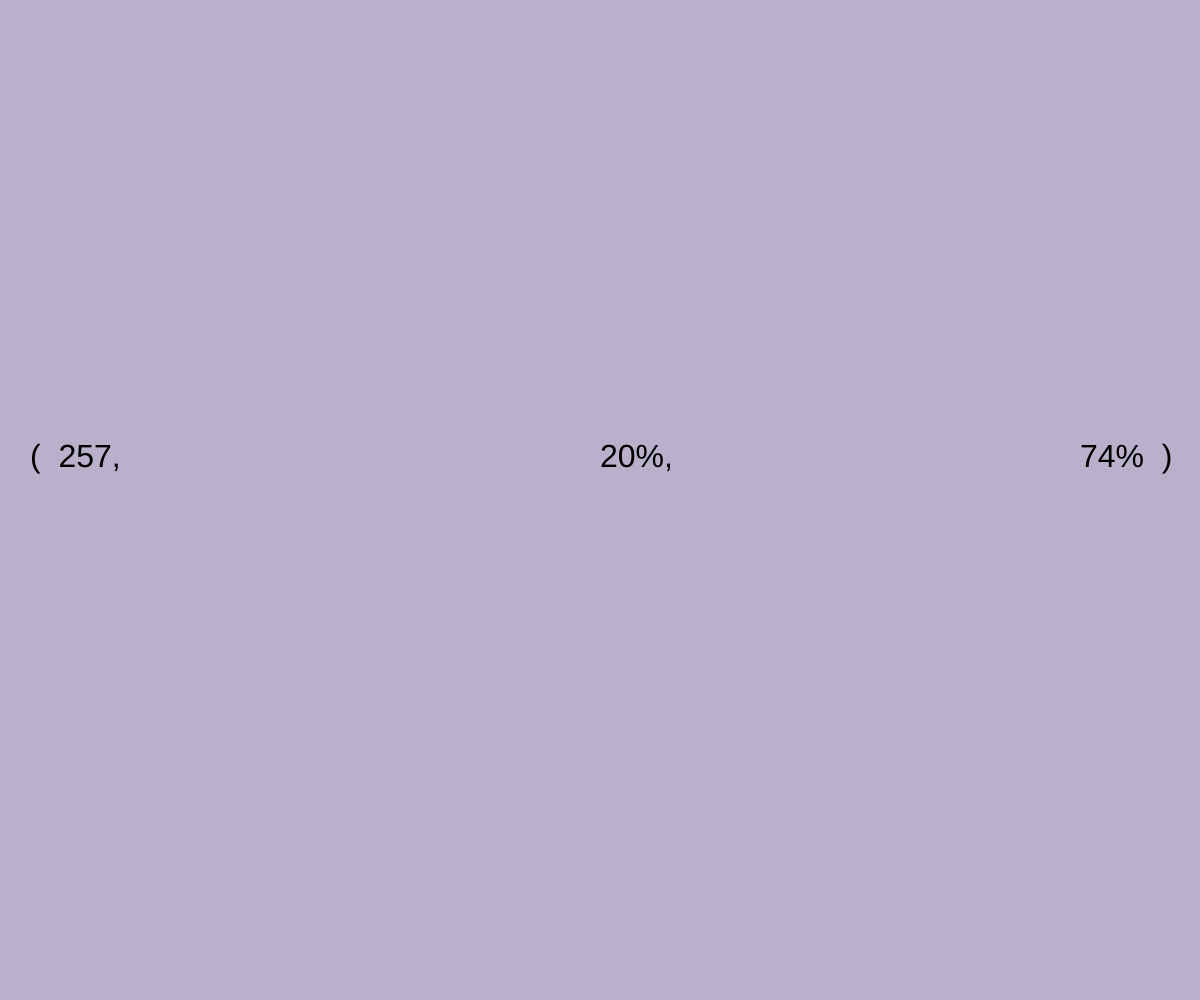
Frame 1 (no input)
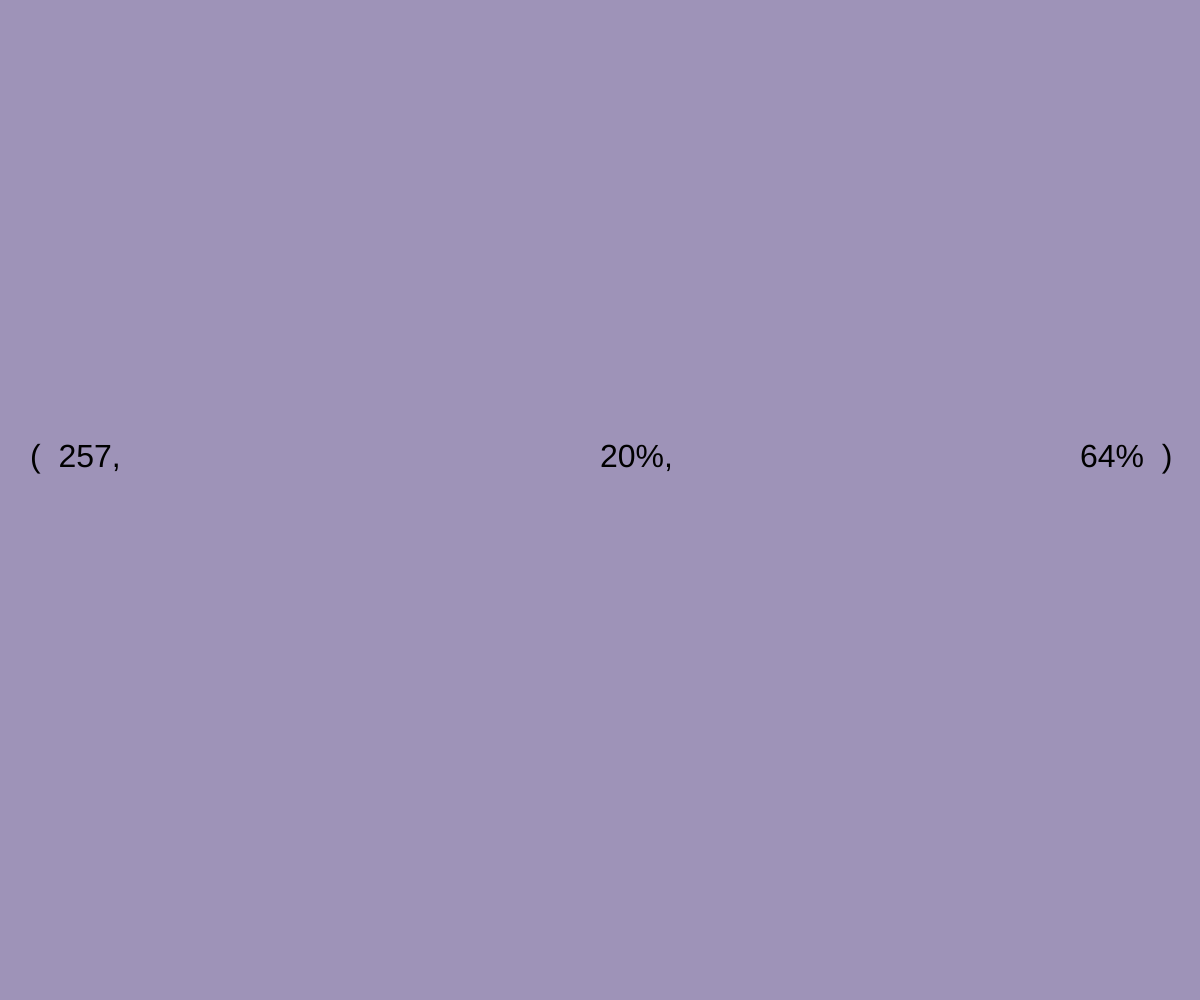
Frame 60 (no input)
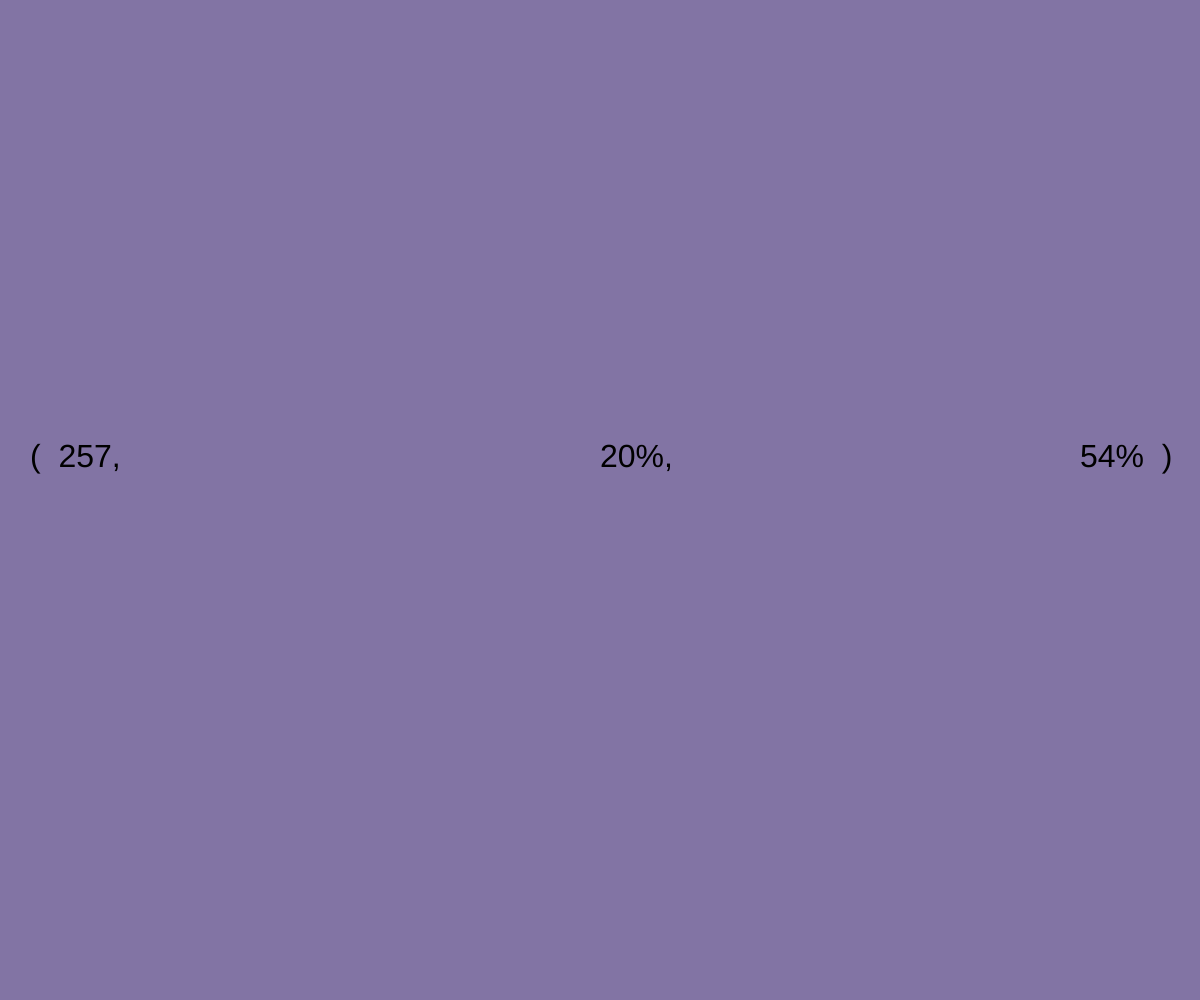
Frame 120 (the mouse pressed at the canvas centre since frame 60)

The p5.js sketch that drew these frames (run headless with seeded random() and noise() and a simulated clock; from frame 60 on, the mouse is pressed at the canvas centre):

// p5.js sketch
// ── sketch.js
let lastMilis;
let curMilis;
let elapse;
let h;
let s;
let l;

let lSwitch = -1;  
let sSwitch = -1;  

function setup() {
  createCanvas(windowWidth, windowHeight);
  colorMode(HSL, 360, 100, 100);

  h = random(0, 360);  
  s = random(0, 100);  
  l = random(0, 100);  

  background(h, s, l);
  lastMilis = millis();
}

function draw() {
  curMilis = millis();
  elapse = curMilis - lastMilis;

  l += (elapse / 100) * lSwitch;  
  
  if (l > 100 || l < 0) {
    lSwitch *= -1;  
    s += sSwitch * 1;  
  }

  if (s > 100 || s < 0) {
    sSwitch *= -1;  
    h += 1;  
  }

  if (h > 360) {
    h = 0;
  }

  background(h, s, l);

  let hText = `(  ${floor(h)},`;
  let sText = `${floor(s)}%,`;
  let lText = `${floor(l)}%  )`;
  

  textSize(32);
  text(hText, width*0.5/20, height*14 /30 );
  text(sText, width / 2, height*14 /30);
  text(lText, width*18/20, height*14 /30);


  lastMilis = curMilis;
}
